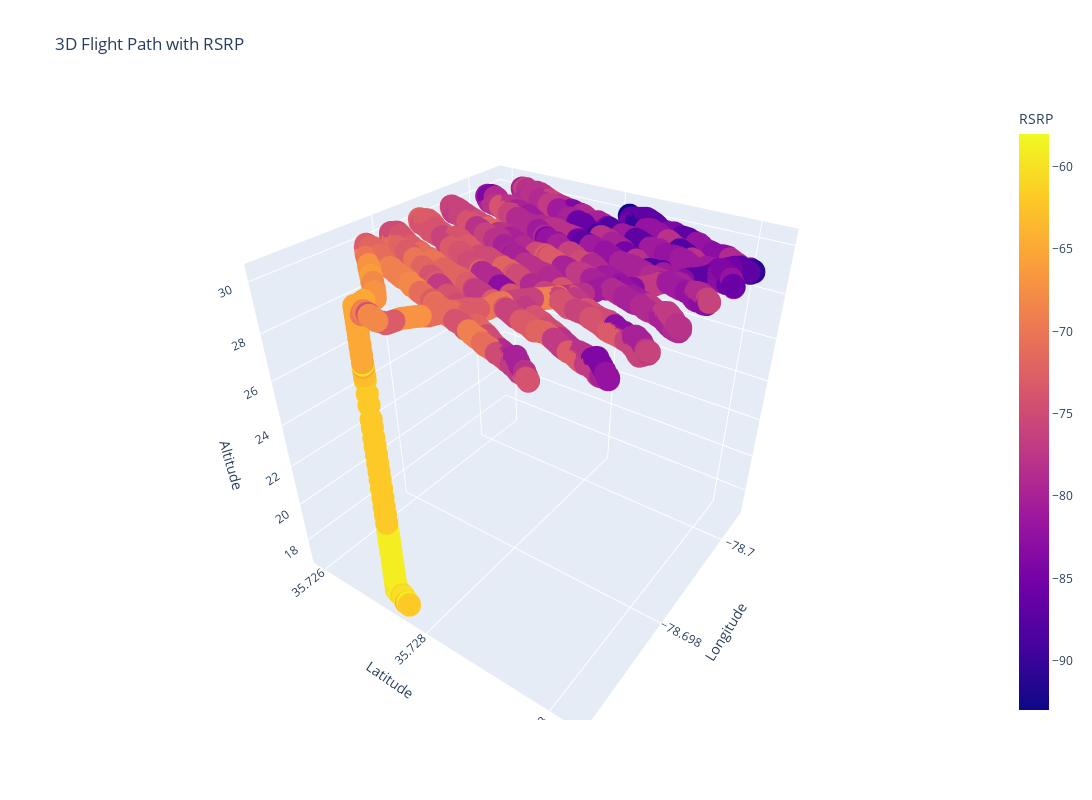

This figure's notebook cell:
### Code cell
import pandas as pd
import numpy as np
import folium
from folium.plugins import TimestampedGeoJson
import plotly.express as px
from geopy.distance import geodesic
import matplotlib.pyplot as plt

# Load and clean dataset
df = pd.read_csv("new_pro.csv")
df.columns = df.columns.str.strip()  # Remove whitespace

# Rename for consistency
df.rename(columns={
    "Time and date": "Time",
    "LTE RSRP": "RSRP",
    "LTE SINR": "SINR",
    "LTE Cell ID": "CellID"
}, inplace=True)

# Select relevant columns
cols_needed = ['Time', 'Latitude', 'Longitude', 'Altitude', 'RSRP', 'SINR', 'CellID']
df = df[[col for col in cols_needed if col in df.columns]].dropna()
df['Time'] = pd.to_datetime(df['Time'])
df.sort_values('Time', inplace=True)

# Mark handovers
df['Handover'] = df['CellID'].ne(df['CellID'].shift()).astype(int)

# Plot signal quality with handover markers
plt.figure(figsize=(14, 6))
plt.plot(df['Time'], df['RSRP'], label='RSRP (dBm)', color='orange')
plt.plot(df['Time'], df['SINR'], label='SINR (dB)', color='green')
plt.scatter(df['Time'][df['Handover']==1], df['RSRP'][df['Handover']==1], color='red', label='Handover')
plt.legend()
plt.title("Signal Quality with Handover Events")
plt.xlabel("Time")
plt.ylabel("Signal Level")
plt.grid(True)
plt.tight_layout()
plt.show()

# Interactive handover map
handover_points = df[df['Handover'] == 1]
map_center = [df['Latitude'].mean(), df['Longitude'].mean()]
map_ = folium.Map(location=map_center, zoom_start=15)

for _, row in handover_points.iterrows():
    folium.Marker(
        location=[row['Latitude'], row['Longitude']],
        popup=f"Handover\nTime: {row['Time']}\nCell: {row['CellID']}",
        icon=folium.Icon(color='red')
    ).add_to(map_)

map_.save("handover_map.html")

# Movement animation + distance
features = []
total_distance = 0
for i in range(1, len(df)):
    prev = (df.iloc[i-1]['Latitude'], df.iloc[i-1]['Longitude'])
    curr = (df.iloc[i]['Latitude'], df.iloc[i]['Longitude'])
    total_distance += geodesic(prev, curr).meters

    features.append({
        'type': 'Feature',
        'geometry': {
            'type': 'Point',
            'coordinates': [df.iloc[i]['Longitude'], df.iloc[i]['Latitude']]
        },
        'properties': {
            'time': df.iloc[i]['Time'].isoformat(),
            'style': {'color': 'blue'},
            'icon': 'circle',
            'popup': f"Alt: {df.iloc[i]['Altitude']:.1f} m"
        }
    })

movement_map = folium.Map(location=map_center, zoom_start=15)
TimestampedGeoJson({"type": "FeatureCollection", "features": features},
                   period="PT1S", add_last_point=True).add_to(movement_map)
movement_map.save("movement_animation.html")
print(f"Total distance traveled: {total_distance:.2f} meters")

# Geospatial signal strength
fig = px.scatter_mapbox(df, lat="Latitude", lon="Longitude",
                        color="RSRP", size=np.clip(df["SINR"], 0, 20),
                        hover_data=['Time', 'CellID', 'RSRP', 'SINR'],
                        zoom=14, height=700, mapbox_style="carto-positron",
                        title="RSRP Signal Strength Geospatial Map")
fig.show()

# Signal degradation log
low_signal = df[(df['RSRP'] < -110) | (df['SINR'] < 0)]
for _, row in low_signal.iterrows():
    reason = []
    if row['RSRP'] < -110:
        reason.append("Weak RSRP")
    if row['SINR'] < 0:
        reason.append("High Interference (Low SINR)")
    print(f"[{row['Time']}] Low Signal at ({row['Latitude']}, {row['Longitude']}) due to: {', '.join(reason)}")

# Optional: 3D flight path
import plotly.express as px

fig = px.scatter_3d(df,
                    x='Longitude',
                    y='Latitude',
                    z='Altitude',
                    color='RSRP',
                    title='3D Flight Path with RSRP',
                    height=800,
                    width=1100)  # adjust width as needed

fig.show()

### Figure 1 — Plotly figure (JSON) as saved in the notebook; plotly's stock layout.template omitted (floating-point values rounded to 4 significant figures; data arrays with more than 128 entries replaced by an {"elided": "..."} marker saying what was removed)
{"data": [{"hovertemplate": "Longitude=%{x}<br>Latitude=%{y}<br>Altitude=%{z}<br>RSRP=%{marker.color}<extra></extra>", "legendgroup": "", "marker": {"color": {"elided": "2949 int values"}, "coloraxis": "coloraxis", "symbol": "circle"}, "mode": "markers", "name": "", "scene": "scene", "showlegend": false, "type": "scatter3d", "x": {"elided": "2949 float values"}, "y": {"elided": "2949 float values"}, "z": {"elided": "2949 float values"}}], "layout": {"coloraxis": {"colorbar": {"title": {"text": "RSRP"}}, "colorscale": [[0, "#0d0887"], [0.1111, "#46039f"], [0.2222, "#7201a8"], [0.3333, "#9c179e"], [0.4444, "#bd3786"], [0.5556, "#d8576b"], [0.6667, "#ed7953"], [0.7778, "#fb9f3a"], [0.8889, "#fdca26"], [1, "#f0f921"]]}, "height": 800, "legend": {"tracegroupgap": 0}, "scene": {"aspectmode": "auto", "aspectratio": {"x": 1, "y": 1, "z": 1}, "camera": {"center": {"x": 0, "y": 0, "z": 0}, "eye": {"x": 1.461, "y": 1.04, "z": 1.213}, "projection": {"type": "perspective"}, "up": {"x": 0, "y": 0, "z": 1}}, "domain": {"x": [0, 1], "y": [0, 1]}, "xaxis": {"title": {"text": "Longitude"}, "type": "linear"}, "yaxis": {"title": {"text": "Latitude"}, "type": "linear"}, "zaxis": {"title": {"text": "Altitude"}, "type": "linear"}}, "title": {"text": "3D Flight Path with RSRP"}, "width": 1100}}
